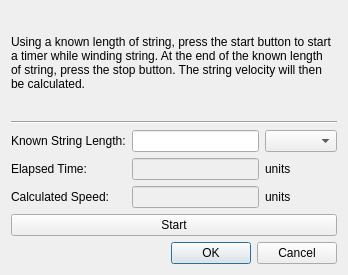
<?xml version="1.0" encoding="UTF-8"?>
<ui version="4.0">
 <class>Dialog</class>
 <widget class="QDialog" name="Dialog">
  <property name="windowModality">
   <enum>Qt::WindowModal</enum>
  </property>
  <property name="geometry">
   <rect>
    <x>0</x>
    <y>0</y>
    <width>348</width>
    <height>275</height>
   </rect>
  </property>
  <property name="windowTitle">
   <string>Calculate String Speed</string>
  </property>
  <layout class="QVBoxLayout" name="verticalLayout">
   <item>
    <widget class="QLabel" name="label">
     <property name="text">
      <string>Using a known length of string, press the start button to start a timer while winding string. At the end of the known length of string, press the stop button. The string velocity will then be calculated.</string>
     </property>
     <property name="wordWrap">
      <bool>true</bool>
     </property>
    </widget>
   </item>
   <item>
    <widget class="Line" name="line">
     <property name="orientation">
      <enum>Qt::Horizontal</enum>
     </property>
    </widget>
   </item>
   <item>
    <layout class="QGridLayout" name="gridLayout">
     <item row="0" column="1">
      <widget class="QLineEdit" name="lineEditLength"/>
     </item>
     <item row="1" column="0">
      <widget class="QLabel" name="label_4">
       <property name="text">
        <string>Elapsed Time:</string>
       </property>
      </widget>
     </item>
     <item row="0" column="0">
      <widget class="QLabel" name="label_2">
       <property name="text">
        <string>Known String Length:</string>
       </property>
      </widget>
     </item>
     <item row="2" column="1">
      <widget class="QLineEdit" name="lineEditSpeed">
       <property name="enabled">
        <bool>false</bool>
       </property>
      </widget>
     </item>
     <item row="1" column="1">
      <widget class="QLineEdit" name="lineEditTime">
       <property name="enabled">
        <bool>false</bool>
       </property>
      </widget>
     </item>
     <item row="2" column="0">
      <widget class="QLabel" name="label_3">
       <property name="text">
        <string>Calculated Speed:</string>
       </property>
      </widget>
     </item>
     <item row="0" column="2">
      <widget class="QComboBox" name="comboBox"/>
     </item>
     <item row="1" column="2">
      <widget class="QLabel" name="labelUnitsTime">
       <property name="text">
        <string>units</string>
       </property>
      </widget>
     </item>
     <item row="2" column="2">
      <widget class="QLabel" name="labelUnitsSpeed">
       <property name="text">
        <string>units</string>
       </property>
      </widget>
     </item>
    </layout>
   </item>
   <item>
    <widget class="QPushButton" name="button">
     <property name="text">
      <string>Start</string>
     </property>
    </widget>
   </item>
   <item>
    <widget class="QDialogButtonBox" name="buttonBox">
     <property name="orientation">
      <enum>Qt::Horizontal</enum>
     </property>
     <property name="standardButtons">
      <set>QDialogButtonBox::Cancel|QDialogButtonBox::Ok</set>
     </property>
    </widget>
   </item>
  </layout>
 </widget>
 <resources/>
 <connections>
  <connection>
   <sender>buttonBox</sender>
   <signal>accepted()</signal>
   <receiver>Dialog</receiver>
   <slot>accept()</slot>
   <hints>
    <hint type="sourcelabel">
     <x>248</x>
     <y>254</y>
    </hint>
    <hint type="destinationlabel">
     <x>157</x>
     <y>274</y>
    </hint>
   </hints>
  </connection>
  <connection>
   <sender>buttonBox</sender>
   <signal>rejected()</signal>
   <receiver>Dialog</receiver>
   <slot>reject()</slot>
   <hints>
    <hint type="sourcelabel">
     <x>316</x>
     <y>260</y>
    </hint>
    <hint type="destinationlabel">
     <x>286</x>
     <y>274</y>
    </hint>
   </hints>
  </connection>
 </connections>
</ui>
